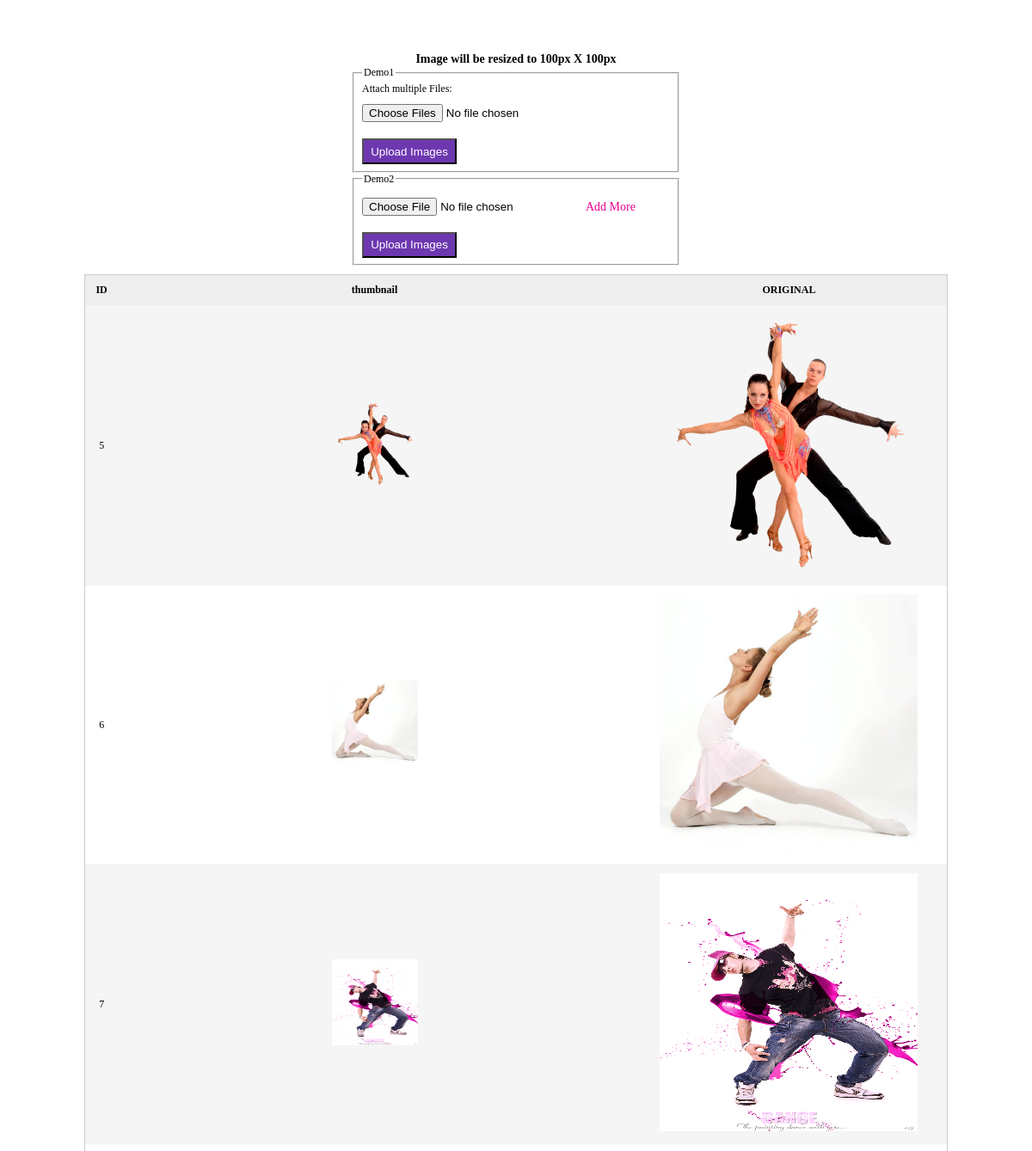
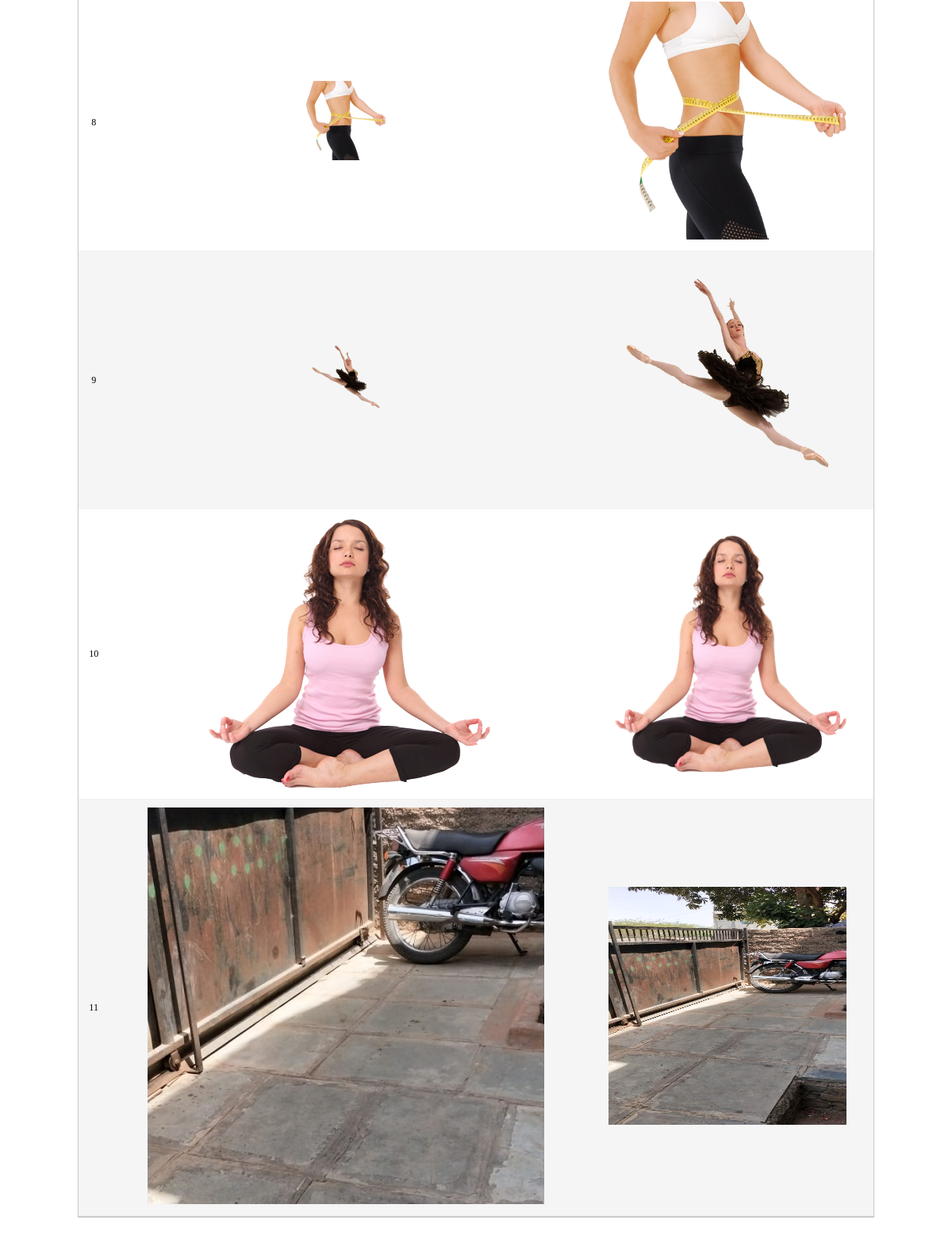
The page / on the database its author committed (2 pictures, top to bottom).
### tables this page shows
CREATE TABLE `tbl_images` (
  `id` int(11) NOT NULL,
  `image_name` varchar(255) NOT NULL
);

### index.php (the view, shortened to what this page needs)
<?php
$dboptions = array(
    PDO::ATTR_PERSISTENT => FALSE,
    PDO::ATTR_DEFAULT_FETCH_MODE => PDO::FETCH_ASSOC,
    PDO::ATTR_ERRMODE => PDO::ERRMODE_EXCEPTION,
    PDO::MYSQL_ATTR_INIT_COMMAND => 'SET NAMES utf8',
);
try {
  $DB = new PDO(DB_DRIVER . ':host=' . DB_SERVER . ';dbname=' . DB_DATABASE, DB_SERVER_USERNAME, DB_SERVER_PASSWORD, $dboptions);
} catch (Exception $ex) {
  echo $ex->getMessage();
  die;
}
?>
<!DOCTYPE html>
<html>
  <head>
    <link rel="stylesheet" href="style.css" type="text/css" />
  </head>
  <body>
    <div id="container">
      <div id="body">
                <div class="height20"></div>
        <article>
          <div class="height20"></div>
          <div style="width: 380px; margin: 0 auto;">
            <h3 style="text-align: center;">Image will be resized to 100px X 100px </h3>
            <form name="f1" action="index.php" method="post" enctype="multipart/form-data">
              <fieldset>
                <legend>Demo1</legend>
                Attach multiple Files:
                <input class="files" name="user_files[]" type="file" multiple="multiple" >
                <div class="height10"></div>
                <div><input type="submit" class="submit" name="sub1" value="Upload Images" /> </div>
              </fieldset>
            </form>
            <div style="width: 380px; margin: 0 auto;">
              <form name="f2" action="index.php" method="post" enctype="multipart/form-data">
                <fieldset>
                  <legend>Demo2</legend>
                  <input class="files" name="user_files[]" type="file" ><span><a href="javascript:void(0);" class="add" >Add More</a></span>
                  <div class="height10"></div>
                  <div><input type="submit" class="submit" name="sub2" value="Upload Images" /> </div>
                </fieldset>
              </form>
            </div>
          </div>
          <div class="height10"></div>
          <?php
          $sql = "SELECT * FROM tbl_images WHERE 1 ";
          try {
            $stmt = $DB->prepare($sql);
            $stmt->execute();
            $images = $stmt->fetchAll();
          } catch (Exception $ex) {
            echo $ex->getMessage();
          }
          ?>
          <table class="bordered">
            <tr><th>ID</th><th>thumbnail</th><th>ORIGINAL</th></tr>
            <?php
            if (count($images) > 0) {
              foreach ($images as $img) {
                ?>
                <tr>
                  <td style="text-align: center;"><?php echo $img["id"]; ?></td>
                  <td style="text-align: center;">
                    <a href="uploads/thumb/<?php echo $img["image_name"]; ?>" target="_blank">
                      <img src="uploads/thumb/<?php echo $img["image_name"]; ?>" alt="<?php echo $img["image_name"]; ?>">
                    </a>
                  </td>
                  <td style="text-align: center;">
                    <a href="uploads/<?php echo $img["image_name"]; ?>" target="_blank">
                      <img src="uploads/<?php echo $img["image_name"]; ?>" alt="<?php echo $img["image_name"]; ?>" width="300" height="300">
                    </a>
                  </td>
                </tr>
                <?php
              }
            } else {
              ?>
			   <tr>
              <td colspan="3">No images in the database.</td>
            </tr>
            <?php } ?>
          </table>
          <div class="height10"></div>
        </article>
        <div class="height10"></div>
              </div>
    </div>
  </body>
</html>

### style.css (style rules this page uses)
* { margin: 0; }
html, body { margin:0; padding:0; height:100%; }
body { border: 0; font: 12px "Trebuchet MS"; color: #000; background:#fff; }
a { text-decoration: none; color:#6D37B0; }
#body { width: 1004px; margin: 0 auto; max-width: 100%; padding:20px 0 70px 0; height: 100%; }
#container { min-height:100%; position:relative; }
.height10 { clear:both;height:10px; }
.height20 { clear:both;height:20px; }
table { *border-collapse: collapse; border-spacing: 0; width: 100%; }
.bordered { border: solid #ccc 1px; -webkit-box-shadow: 0 1px 1px #ccc; -moz-box-shadow: 0 1px 1px #ccc; box-shadow: 0 1px 1px #ccc; }
.bordered td, .bordered th { padding: 10px; border-bottom: 1px solid #f2f2f2; }
.bordered th { background-color: #eee; border-top: none; text-align:center; }
.bordered tbody tr:nth-child(even) { background: #f5f5f5; border:1px solid #000; }

### index.php (style rules this page uses)
.files { height: 30px; margin: 10px 10px 0 0;width: 250px; }
.add { font-size: 14px; color: #EB028F; border: none; }
.submit { width: 110px; height: 30px; background: #6D37B0; color: #fff;text-align: center; }

### rows shown on the page
tbl_images: id "5", image_name (picture)
tbl_images: id "6", image_name (picture)
tbl_images: id "7", image_name (picture)
tbl_images: id "8", image_name (picture)
tbl_images: id "9", image_name (picture)
tbl_images: id "10", image_name (picture)
tbl_images: id "11", image_name (picture)
